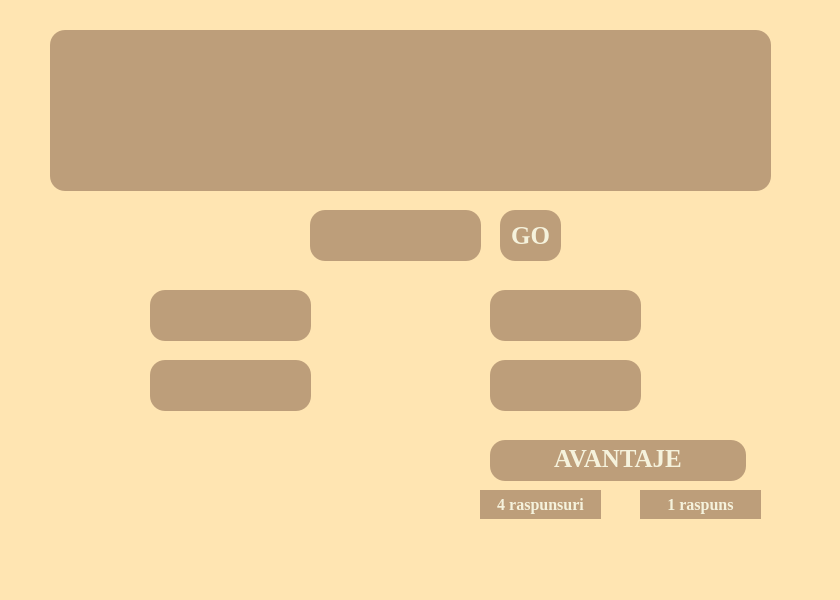
<?xml version="1.0" encoding="UTF-8"?>
<ui version="4.0">
 <class>IntrebariNumerice</class>
 <widget class="QMainWindow" name="IntrebariNumerice">
  <property name="geometry">
   <rect>
    <x>0</x>
    <y>0</y>
    <width>840</width>
    <height>600</height>
   </rect>
  </property>
  <property name="windowTitle">
   <string>IntrebariNumerice</string>
  </property>
  <property name="layoutDirection">
   <enum>Qt::LeftToRight</enum>
  </property>
  <property name="styleSheet">
   <string notr="true">background-color: rgb(255, 229, 178);</string>
  </property>
  <widget class="QWidget" name="centralwidget">
   <widget class="QLabel" name="IntrebareNumerica">
    <property name="geometry">
     <rect>
      <x>50</x>
      <y>30</y>
      <width>721</width>
      <height>161</height>
     </rect>
    </property>
    <property name="styleSheet">
     <string notr="true">background-color: rgb(189, 158, 122);
color: rgb(245, 242, 220); font-size: 25px; font: Bold; font-family:Georgia; border-radius:15px
</string>
    </property>
    <property name="text">
     <string/>
    </property>
   </widget>
   <widget class="QLineEdit" name="raspuns_numeric">
    <property name="geometry">
     <rect>
      <x>310</x>
      <y>210</y>
      <width>171</width>
      <height>51</height>
     </rect>
    </property>
    <property name="styleSheet">
     <string notr="true">background-color: rgb(189, 158, 122);
color: rgb(245, 242, 220); font-size: 25px; font: Bold; font-family:Georgia; border-radius:15px
</string>
    </property>
   </widget>
   <widget class="QPushButton" name="avantaj4_rasp">
    <property name="geometry">
     <rect>
      <x>480</x>
      <y>490</y>
      <width>121</width>
      <height>29</height>
     </rect>
    </property>
    <property name="styleSheet">
     <string notr="true">background-color: rgb(189, 158, 122);
color: rgb(245, 242, 220); font-size: 16px; font: Bold; font-family:Georgia; border-radius:15px
</string>
    </property>
    <property name="text">
     <string>4 raspunsuri</string>
    </property>
   </widget>
   <widget class="QPushButton" name="avantaj1_rasp">
    <property name="geometry">
     <rect>
      <x>640</x>
      <y>490</y>
      <width>121</width>
      <height>29</height>
     </rect>
    </property>
    <property name="styleSheet">
     <string notr="true">background-color: rgb(189, 158, 122);
border-color: qlineargradient(spread:pad, x1:0, y1:0, x2:1, y2:0, stop:0 rgba(0, 0, 0, 255), stop:1 rgba(255, 255, 255, 255));
color: rgb(245, 242, 220); font-size: 16px; font: Bold; font-family:Georgia; border-radius:15px
</string>
    </property>
    <property name="text">
     <string>1 raspuns</string>
    </property>
   </widget>
   <widget class="QTextBrowser" name="textBrowser_2">
    <property name="geometry">
     <rect>
      <x>490</x>
      <y>440</y>
      <width>256</width>
      <height>41</height>
     </rect>
    </property>
    <property name="styleSheet">
     <string notr="true">background-color: rgb(189, 158, 122);
color: rgb(245, 242, 220); font-size: 25px; font: Bold; font-family:Georgia; border-radius:15px
</string>
    </property>
    <property name="html">
     <string>&lt;!DOCTYPE HTML PUBLIC &quot;-//W3C//DTD HTML 4.0//EN&quot; &quot;http://www.w3.org/TR/REC-html40/strict.dtd&quot;&gt;
&lt;html&gt;&lt;head&gt;&lt;meta name=&quot;qrichtext&quot; content=&quot;1&quot; /&gt;&lt;meta charset=&quot;utf-8&quot; /&gt;&lt;style type=&quot;text/css&quot;&gt;
p, li { white-space: pre-wrap; }
hr { height: 1px; border-width: 0; }
li.unchecked::marker { content: &quot;\2610&quot;; }
li.checked::marker { content: &quot;\2612&quot;; }
&lt;/style&gt;&lt;/head&gt;&lt;body style=&quot; font-family:'Georgia'; font-size:25px; font-weight:700; font-style:normal;&quot;&gt;
&lt;p align=&quot;center&quot; style=&quot; margin-top:0px; margin-bottom:0px; margin-left:0px; margin-right:0px; -qt-block-indent:0; text-indent:0px;&quot;&gt;&lt;span style=&quot; font-size:25px;&quot;&gt;AVANTAJE&lt;/span&gt;&lt;/p&gt;&lt;/body&gt;&lt;/html&gt;</string>
    </property>
   </widget>
   <widget class="QPushButton" name="av0">
    <property name="geometry">
     <rect>
      <x>150</x>
      <y>290</y>
      <width>161</width>
      <height>51</height>
     </rect>
    </property>
    <property name="styleSheet">
     <string notr="true">background-color: rgb(189, 158, 122);
color: rgb(245, 242, 220); font-size: 25px; font: Bold; font-family:Georgia; border-radius:15px
</string>
    </property>
    <property name="text">
     <string/>
    </property>
   </widget>
   <widget class="QPushButton" name="av1">
    <property name="geometry">
     <rect>
      <x>150</x>
      <y>360</y>
      <width>161</width>
      <height>51</height>
     </rect>
    </property>
    <property name="styleSheet">
     <string notr="true">background-color: rgb(189, 158, 122);
color: rgb(245, 242, 220); font-size: 25px; font: Bold; font-family:Georgia; border-radius:15px
</string>
    </property>
    <property name="text">
     <string/>
    </property>
   </widget>
   <widget class="QPushButton" name="av2">
    <property name="geometry">
     <rect>
      <x>490</x>
      <y>290</y>
      <width>151</width>
      <height>51</height>
     </rect>
    </property>
    <property name="styleSheet">
     <string notr="true">background-color: rgb(189, 158, 122);
color: rgb(245, 242, 220); font-size: 25px; font: Bold; font-family:Georgia; border-radius:15px
</string>
    </property>
    <property name="text">
     <string/>
    </property>
   </widget>
   <widget class="QPushButton" name="av3">
    <property name="geometry">
     <rect>
      <x>490</x>
      <y>360</y>
      <width>151</width>
      <height>51</height>
     </rect>
    </property>
    <property name="styleSheet">
     <string notr="true">background-color: rgb(189, 158, 122);
color: rgb(245, 242, 220); font-size: 25px; font: Bold; font-family:Georgia; border-radius:15px
</string>
    </property>
    <property name="text">
     <string/>
    </property>
   </widget>
   <widget class="QPushButton" name="sendAnswer">
    <property name="geometry">
     <rect>
      <x>500</x>
      <y>210</y>
      <width>61</width>
      <height>51</height>
     </rect>
    </property>
    <property name="styleSheet">
     <string notr="true">background-color: rgb(189, 158, 122);
color: rgb(245, 242, 220); font-size: 25px; font: Bold; font-family:Georgia; border-radius:15px</string>
    </property>
    <property name="text">
     <string>GO</string>
    </property>
   </widget>
  </widget>
  <widget class="QMenuBar" name="menubar">
   <property name="geometry">
    <rect>
     <x>0</x>
     <y>0</y>
     <width>840</width>
     <height>22</height>
    </rect>
   </property>
  </widget>
 </widget>
 <resources/>
 <connections/>
</ui>
